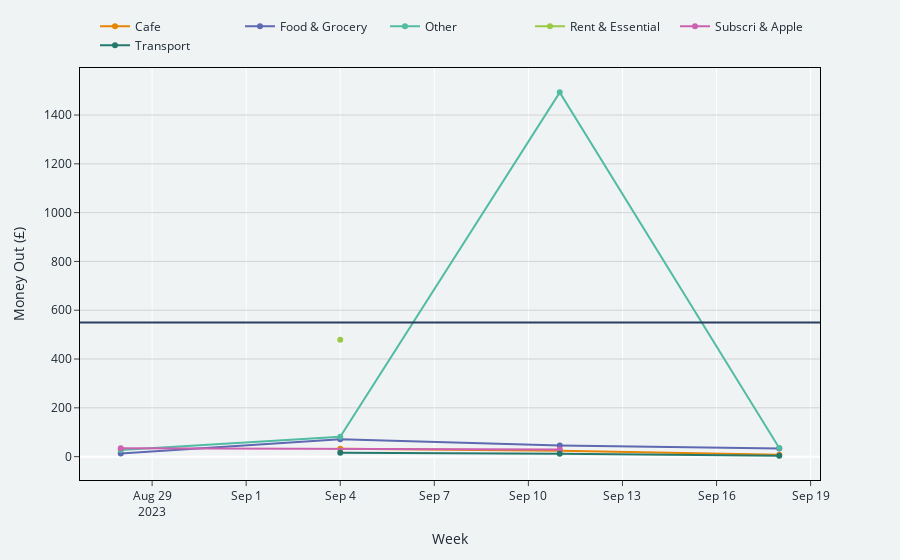

This figure's notebook cell:
### Markdown cell above
## Build in Graphics

### Code cell
my_statement.plotly_spending_period()

### Figure 1 — Plotly figure (JSON) as saved in the notebook; plotly's stock layout.template omitted (floating-point values rounded to 4 significant figures)
{"data": [{"hovertemplate": "Category=Cafe<br>Week=%{x}<br>Money Out (£)=%{y}<extra></extra>", "legendgroup": "Cafe", "line": {"color": "rgb(229, 134, 6)", "dash": "solid"}, "marker": {"symbol": "circle"}, "mode": "lines+markers", "name": "Cafe", "orientation": "v", "showlegend": true, "type": "scatter", "x": ["2023-09-04T00:00:00", "2023-09-11T00:00:00", "2023-09-18T00:00:00"], "xaxis": "x", "y": [32, 24, 8], "yaxis": "y"}, {"hovertemplate": "Category=Food & Grocery<br>Week=%{x}<br>Money Out (£)=%{y}<extra></extra>", "legendgroup": "Food & Grocery", "line": {"color": "rgb(93, 105, 177)", "dash": "solid"}, "marker": {"symbol": "circle"}, "mode": "lines+markers", "name": "Food & Grocery", "orientation": "v", "showlegend": true, "type": "scatter", "x": ["2023-08-28T00:00:00", "2023-09-04T00:00:00", "2023-09-11T00:00:00", "2023-09-18T00:00:00"], "xaxis": "x", "y": [13, 71, 46, 33], "yaxis": "y"}, {"hovertemplate": "Category=Other<br>Week=%{x}<br>Money Out (£)=%{y}<extra></extra>", "legendgroup": "Other", "line": {"color": "rgb(82, 188, 163)", "dash": "solid"}, "marker": {"symbol": "circle"}, "mode": "lines+markers", "name": "Other", "orientation": "v", "showlegend": true, "type": "scatter", "x": ["2023-08-28T00:00:00", "2023-09-04T00:00:00", "2023-09-11T00:00:00", "2023-09-18T00:00:00"], "xaxis": "x", "y": [27, 81, 1493, 35], "yaxis": "y"}, {"hovertemplate": "Category=Rent & Essential<br>Week=%{x}<br>Money Out (£)=%{y}<extra></extra>", "legendgroup": "Rent & Essential", "line": {"color": "rgb(153, 201, 69)", "dash": "solid"}, "marker": {"symbol": "circle"}, "mode": "lines+markers", "name": "Rent & Essential", "orientation": "v", "showlegend": true, "type": "scatter", "x": ["2023-09-04T00:00:00"], "xaxis": "x", "y": [479], "yaxis": "y"}, {"hovertemplate": "Category=Subscri & Apple<br>Week=%{x}<br>Money Out (£)=%{y}<extra></extra>", "legendgroup": "Subscri & Apple", "line": {"color": "rgb(204, 97, 176)", "dash": "solid"}, "marker": {"symbol": "circle"}, "mode": "lines+markers", "name": "Subscri & Apple", "orientation": "v", "showlegend": true, "type": "scatter", "x": ["2023-08-28T00:00:00", "2023-09-11T00:00:00"], "xaxis": "x", "y": [34, 29], "yaxis": "y"}, {"hovertemplate": "Category=Transport<br>Week=%{x}<br>Money Out (£)=%{y}<extra></extra>", "legendgroup": "Transport", "line": {"color": "rgb(36, 121, 108)", "dash": "solid"}, "marker": {"symbol": "circle"}, "mode": "lines+markers", "name": "Transport", "orientation": "v", "showlegend": true, "type": "scatter", "x": ["2023-09-04T00:00:00", "2023-09-11T00:00:00", "2023-09-18T00:00:00"], "xaxis": "x", "y": [16, 12, 4], "yaxis": "y"}], "layout": {"font": {"color": "#1C2833"}, "legend": {"entrywidth": 100, "orientation": "h", "title": {"text": ""}, "tracegroupgap": 0, "x": 1, "xanchor": "right", "y": 1.02, "yanchor": "bottom"}, "margin": {"t": 60}, "paper_bgcolor": "#F0F3F4", "plot_bgcolor": "#F0F3F4", "shapes": [{"type": "line", "x0": 0, "x1": 1, "xref": "x domain", "y0": 549.9, "y1": 549.9, "yref": "y"}], "xaxis": {"anchor": "y", "domain": [0, 1], "linecolor": "black", "mirror": true, "showline": true, "ticks": "outside", "title": {"text": "Week"}}, "yaxis": {"anchor": "x", "domain": [0, 1], "gridcolor": "lightgrey", "linecolor": "black", "mirror": true, "showline": true, "ticks": "outside", "title": {"text": "Money Out (£)"}}}}
